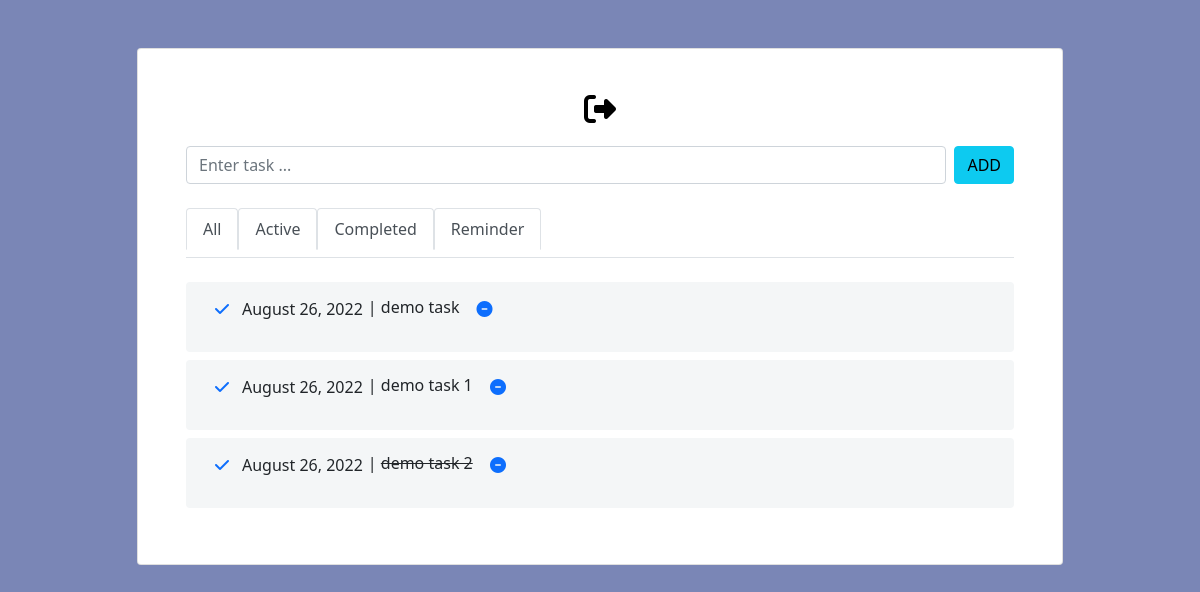
The page /home (signed in) on the database as committed earlier.
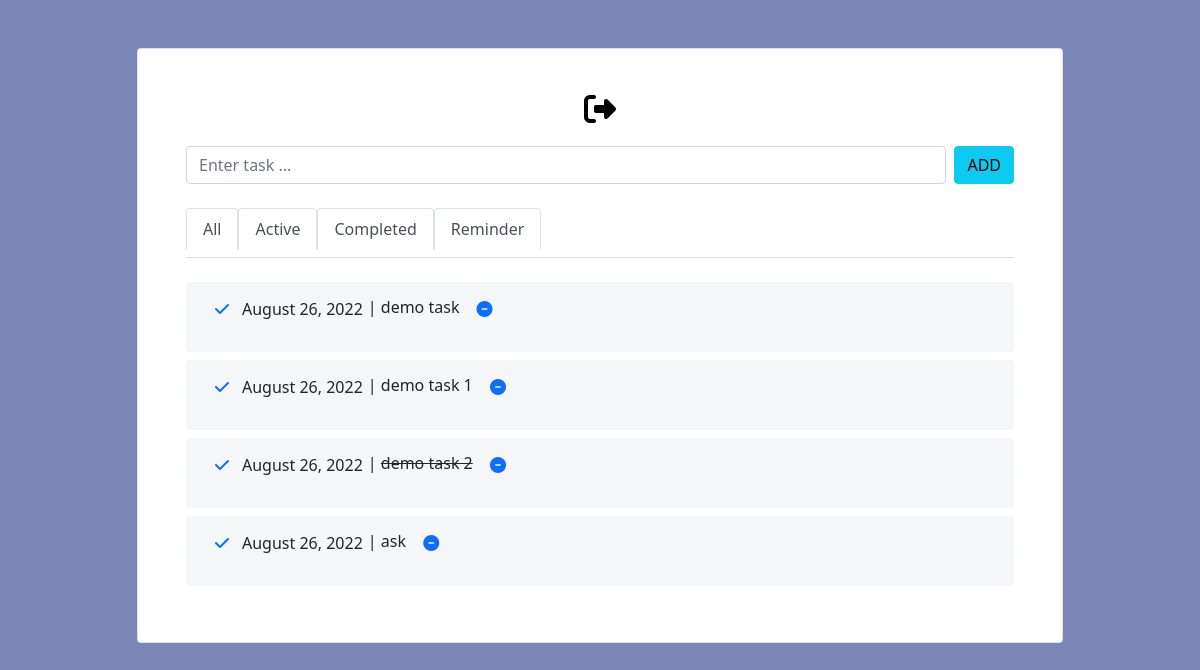
The same page on the database as committed later.
### main.py (models this page shows)
class Task(db.Model, UserMixin):
    __tablename__='task'
    id = db.Column(Integer, primary_key=True)
    task = db.Column(String)
    status=db.Column(String)
    date=db.Column(String)
    user_id=db.Column(Integer, ForeignKey('user.id'))

### main.py (the view)
@app.route('/home')
def home():
    all_tasks_rows = current_user.tasks
    return render_template('index.html', tasks=all_tasks_rows)

### main.py (called while the page is built)
@login_manager.user_loader
def load_user(user_id):
    return User.query.get(int(user_id))

### templates/index.html (shortened to what this page needs)
<!DOCTYPE html>
<html lang="en">
<head>
  <link rel="stylesheet" href="{{ url_for('static', filename='styles/styles.css') }}">
  <link href="https://cdn.jsdelivr.net/npm/bootstrap@5.0.2/dist/css/bootstrap.min.css" rel="stylesheet"
>
  <link href="https://cdn.jsdelivr.net/npm/bootstrap@5.0.2/dist/css/bootstrap.min.css" rel="stylesheet">
  <link rel="stylesheet" href="https://cdnjs.cloudflare.com/ajax/libs/font-awesome/6.1.2/css/all.min.css">
  <link rel="stylesheet" href="https://cdn.jsdelivr.net/npm/bootstrap@5.0.0-alpha1/dist/css/bootstrap.min.css">
  <link rel="stylesheet" href="https://cdnjs.cloudflare.com/ajax/libs/font-awesome/4.7.0/css/font-awesome.min.css">
</head>
<body style="background-color:#7A86B6">
      <div class="container py-5 h-100">
        <div class="row d-flex justify-content-center align-items-center h-100">
          <div class="col col-xl-10">
            <div class="card">
              <div class="card-body p-5">
                  <div class="welcome">
                      <div class="logout">
                          <a href="{{ url_for('logout') }}">
                            <i style="color:black;" class="fa-solid fa-right-from-bracket fa-2xl"></i>
                          </a>
                      </div>
                   </div>
                <form method="post" action="{{ url_for('add') }}" class="d-flex justify-content-center align-items-center mb-4">
                  <div class="form-outline flex-fill">
                    <input required name=task type="text" id="form2" class="form-control" placeholder="Enter task ..."/>
                  </div>
                  <button type="submit" class="btn btn-info ms-2">ADD</button>
                </form>
                <ul class="nav nav-tabs mb-4 pb-2" id="ex1" role="tablist">
                  <li class="nav-item" role="presentation">
                    <a class="nav-link active" id="ex1-tab-1" data-mdb-toggle="tab" href="{{ url_for('home') }}" role="tab"
                      aria-controls="ex1-tabs-1" aria-selected="true">All</a>
                  </li>
                  <li class="nav-item" role="presentation">
                    <a class="nav-link active" id="ex1-tab-2" data-mdb-toggle="tab" href="{{ url_for('active') }}" role="tab"
                      aria-controls="ex1-tabs-2" aria-selected="true">Active</a>
                  </li>
                  <li class="nav-item" role="presentation">
                    <a class="nav-link active" id="ex1-tab-3" data-mdb-toggle="tab" href="{{ url_for('completed') }}" role="tab"
                      aria-controls="ex1-tabs-3" aria-selected="true">Completed</a>
                  </li>
                    <li class="nav-item" role="presentation">
                    <a class="nav-link active" id="ex1-tab-4" data-mdb-toggle="tab" href="#" role="tab"
                      aria-controls="ex1-tabs-3" aria-selected="true">Reminder</a>
                  </li>
                </ul >
                    <div class="tab-content" id="ex1-content">
                    <div class="tab-pane fade show active" id="ex1-tabs-1" role="tabpanel" aria-labelledby="ex1-tab-1">
                        <ul class="list-group mb-0 task-entry">
                               {% for task in tasks %}
                                    <li class="list-group-item d-flex align-items-center border-0 mb-2 rounded"
                                      style="background-color: #f4f6f7;">
                                      <p>
                                        <button class="btn">
                                          <a href="{{ url_for('done', task_id=task.id) }}"> <i class="fa-solid fa-check"></i> </a></button>
                                        <p style="padding-right:5px;"> {{ task.date }} </p>
                                        <p>  | {{  task.task | safe }}
                                             <button class="btn">
                                          <a href="{{ url_for('delete', task_id=task.id) }}"> <i class="fa-solid fa-circle-minus"></i> </a>
                                        </button>
                                        </p>
                                      </p>
                                    </li>
                              {% endfor %}
                            </ul>
                    </div>
                </div>
              </div>
            </div>
          </div>
        </div>
      </div>
</body>
</html>

### static/styles/styles.css (style rules this page uses)
.welcome { padding-bottom:3%; text-align:center; }

Rows that differ between the two databases and show on the page:
added Task: date "August 26, 2022", task "ask"
